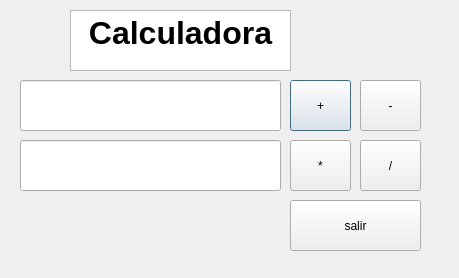
<?xml version="1.0" encoding="UTF-8"?>
<ui version="4.0">
 <class>Dialog</class>
 <widget class="QDialog" name="Dialog">
  <property name="enabled">
   <bool>true</bool>
  </property>
  <property name="geometry">
   <rect>
    <x>0</x>
    <y>0</y>
    <width>459</width>
    <height>278</height>
   </rect>
  </property>
  <property name="windowTitle">
   <string>Dialog</string>
  </property>
  <widget class="QPushButton" name="btsuma">
   <property name="geometry">
    <rect>
     <x>290</x>
     <y>80</y>
     <width>61</width>
     <height>51</height>
    </rect>
   </property>
   <property name="text">
    <string>+</string>
   </property>
  </widget>
  <widget class="QPushButton" name="btresta">
   <property name="geometry">
    <rect>
     <x>360</x>
     <y>80</y>
     <width>61</width>
     <height>51</height>
    </rect>
   </property>
   <property name="text">
    <string>-</string>
   </property>
  </widget>
  <widget class="QPushButton" name="btmulti">
   <property name="geometry">
    <rect>
     <x>290</x>
     <y>140</y>
     <width>61</width>
     <height>51</height>
    </rect>
   </property>
   <property name="text">
    <string>*</string>
   </property>
  </widget>
  <widget class="QPushButton" name="btdivi">
   <property name="geometry">
    <rect>
     <x>360</x>
     <y>140</y>
     <width>61</width>
     <height>51</height>
    </rect>
   </property>
   <property name="text">
    <string>/</string>
   </property>
  </widget>
  <widget class="QPushButton" name="salir">
   <property name="geometry">
    <rect>
     <x>290</x>
     <y>200</y>
     <width>131</width>
     <height>51</height>
    </rect>
   </property>
   <property name="text">
    <string>salir</string>
   </property>
  </widget>
  <widget class="QTextEdit" name="textEdit">
   <property name="geometry">
    <rect>
     <x>70</x>
     <y>10</y>
     <width>221</width>
     <height>61</height>
    </rect>
   </property>
   <property name="html">
    <string>&lt;!DOCTYPE HTML PUBLIC &quot;-//W3C//DTD HTML 4.0//EN&quot; &quot;http://www.w3.org/TR/REC-html40/strict.dtd&quot;&gt;
&lt;html&gt;&lt;head&gt;&lt;meta name=&quot;qrichtext&quot; content=&quot;1&quot; /&gt;&lt;meta charset=&quot;utf-8&quot; /&gt;&lt;style type=&quot;text/css&quot;&gt;
p, li { white-space: pre-wrap; }
hr { height: 1px; border-width: 0; }
li.unchecked::marker { content: &quot;\2610&quot;; }
li.checked::marker { content: &quot;\2612&quot;; }
&lt;/style&gt;&lt;/head&gt;&lt;body style=&quot; font-family:'Segoe UI'; font-size:9pt; font-weight:400; font-style:normal;&quot;&gt;
&lt;p align=&quot;center&quot; style=&quot; margin-top:0px; margin-bottom:0px; margin-left:0px; margin-right:0px; -qt-block-indent:0; text-indent:0px;&quot;&gt;&lt;span style=&quot; font-size:24pt; font-weight:700;&quot;&gt;Calculadora&lt;/span&gt;&lt;/p&gt;&lt;/body&gt;&lt;/html&gt;</string>
   </property>
  </widget>
  <widget class="QLineEdit" name="entrada1">
   <property name="geometry">
    <rect>
     <x>20</x>
     <y>80</y>
     <width>261</width>
     <height>51</height>
    </rect>
   </property>
  </widget>
  <widget class="QLineEdit" name="entrada2">
   <property name="geometry">
    <rect>
     <x>20</x>
     <y>140</y>
     <width>261</width>
     <height>51</height>
    </rect>
   </property>
  </widget>
  <widget class="QLabel" name="resultado">
   <property name="geometry">
    <rect>
     <x>28</x>
     <y>215</y>
     <width>241</width>
     <height>31</height>
    </rect>
   </property>
   <property name="text">
    <string/>
   </property>
  </widget>
 </widget>
 <resources/>
 <connections/>
</ui>
